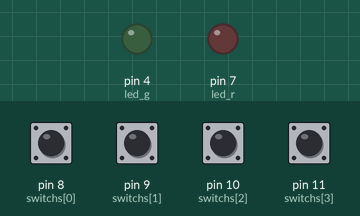
This sketch was run on a simulated Arduino Uno, built with avr-gcc and run on an emulated ATmega328P. On the bench: output pins drawn as LEDs (lit = HIGH). The inputs (shaded band) are chosen by the test bench; at power-on: pin 8 (switchs[0]), pin 9 (switchs[1]), pin 10 (switchs[2]), pin 11 (switchs[3]) HIGH.

Above: at 0.1 s.
At 1.1 s:
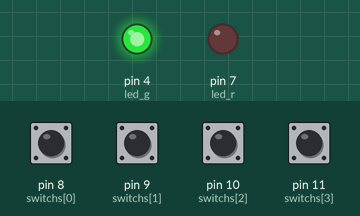
Timing chart, 0 to 50.5 s (numbered marks = the images above):
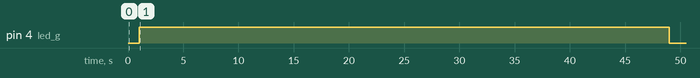

Measured:
- by itself, pin 4 (led_g): LOW → HIGH at 1.0 s, → LOW 48.0 s later

The sketch:

sketch1.ino
```cpp
int passw[] = {1,1,1,1};

int switchs[] = {8,9,10,11};
int switch_states[] = {0,0,0,0};
int last_switch_states[] = {0,0,0,0};

int led_g = 4, led_r = 7;

void setup() {
  pinMode(led_g, OUTPUT);
  pinMode(led_r, OUTPUT);
  for(int i=0; i<4; i++){
    pinMode(switchs[i], INPUT);
  }
  digitalWrite(led_g, LOW);
  digitalWrite(led_r, LOW);
}

void loop() {
  delay(1000);
  for(int i=0; i<4; i++){
    switch_states[i] = digitalRead(switchs[i]);
  }
  for(int j=0; j<4; j++){
    if(switch_states[j] != last_switch_states[j]){
      last_switch_states[j] = switch_states[j];
      for(int k=0; k<4; k++){
        if(passw[k] != switch_states[k]){
          for(int i=0; i<3; i++){
            digitalWrite(led_r, HIGH);
            delay(100);
            digitalWrite(led_r, LOW);
            delay(100);
          }
          break;
        }
        else{
          digitalWrite(led_g, HIGH);
          delay(3000);
          digitalWrite(led_g, LOW);
        }
      }
    }
  }
}
```
